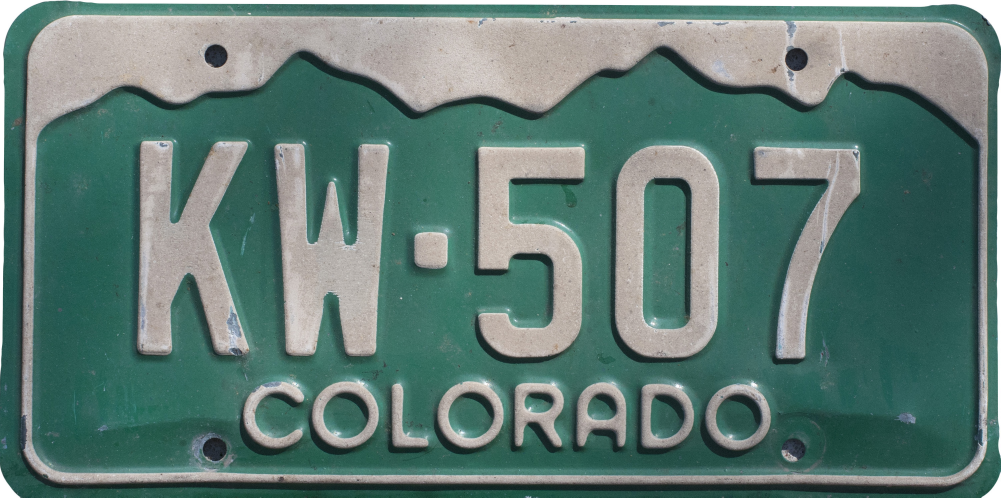
%> input picture 大作业/image/I类/KW507.jpg, 3001 x 1492 px (shown at 1/3 size)
$ octave KW507.m   (GNU Octave 9; MATLAB toolbox functions it lacks are replaced by stand-ins)
%> lines starting %> are read from the running program, lines starting %| are printed output that depends on the picture; in (x1, y1, x2, y2) boxes, pixels count from 0 and x2, y2 are one past the last pixel; in counts of white or black regions, pixels touching at a corner belong together; the program's own positions count from 1
### 大作业/removeLageArea.m
function bw2 = bwareaopen(varargin)
%BWAREAOPEN Remove small objects from binary image.
%   BW2 = BWAREAOPEN(BW,P) removes from a binary image all connected
%   components (objects) that have fewer than P pixels, producing another
%   binary image BW2.  This operation is known as an area opening.  The
%   default connectivity is 8 for two dimensions, 26 for three dimensions,
%   and CONNDEF(NDIMS(BW),'maximal') for higher dimensions.
%
%   BW2 = BWAREAOPEN(BW,P,CONN) specifies the desired connectivity.  CONN
%   may have the following scalar values:
%
%       4     two-dimensional four-connected neighborhood
%       8     two-dimensional eight-connected neighborhood
%       6     three-dimensional six-connected neighborhood
%       18    three-dimensional 18-connected neighborhood
%       26    three-dimensional 26-connected neighborhood
%
%   Connectivity may be defined in a more general way for any dimension by
%   using for CONN a 3-by-3-by- ... -by-3 matrix of 0s and 1s.  The
%   1-valued elements define neighborhood locations relative to the center
%   element of CONN.  CONN must be symmetric about its center element.
%
%   Class Support
%   -------------
%   BW can be a logical or numeric array of any dimension, and it must be
%   nonsparse.
%
%   BW2 is logical.
%
%   Example
%   -------
%   Remove all objects in the image text.png containing fewer than 50
%   pixels.
%
%       BW = imread('text.png');
%       BW2 = bwareaopen(BW,50);
%       imshow(BW);
%       figure, imshow(BW2)
%
%   See also BWCONNCOMP, CONNDEF, REGIONPROPS.

%   Copyright 1993-2011 The MathWorks, Inc.

% Input/output specs
% ------------------
% BW:    N-D real full matrix
%        any numeric class
%        sparse not allowed
%        anything that's not logical is converted first using
%          bw = BW ~= 0
%        Empty ok
%        Inf's ok, treated as 1
%        NaN's ok, treated as 1
%
% P:     double scalar
%        nonnegative integer
%
% CONN:  connectivity
%
% BW2:   logical, same size as BW
%        contains only 0s and 1s.

[bw,p,conn] = parse_inputs(varargin{:});

CC = bwconncomp(bw,conn);
area = cellfun(@numel, CC.PixelIdxList);

idxToKeep = CC.PixelIdxList(area <= p);
idxToKeep = vertcat(idxToKeep{:});

bw2 = false(size(bw));
bw2(idxToKeep) = true;


%%%
%%% parse_inputs
%%%
function [bw,p,conn] = parse_inputs(varargin)

narginchk(2,3)

bw = varargin{1};
validateattributes(bw,{'numeric' 'logical'},{'nonsparse'},mfilename,'BW',1);
if ~islogical(bw)
    bw = bw ~= 0;
end

p = varargin{2};
validateattributes(p,{'double'},{'scalar' 'integer' 'nonnegative'},...
    mfilename,'P',2);

if (nargin >= 3)
    conn = varargin{3};
else
    conn = conndef(ndims(bw),'maximal');
end
iptcheckconn(conn,mfilename,'CONN',3)

### 大作业/KW507.m
clear;
clc;

% 读取图像
f = imread('image/I类/KW507.jpg');

% 灰度图
g = rgb2gray(f);
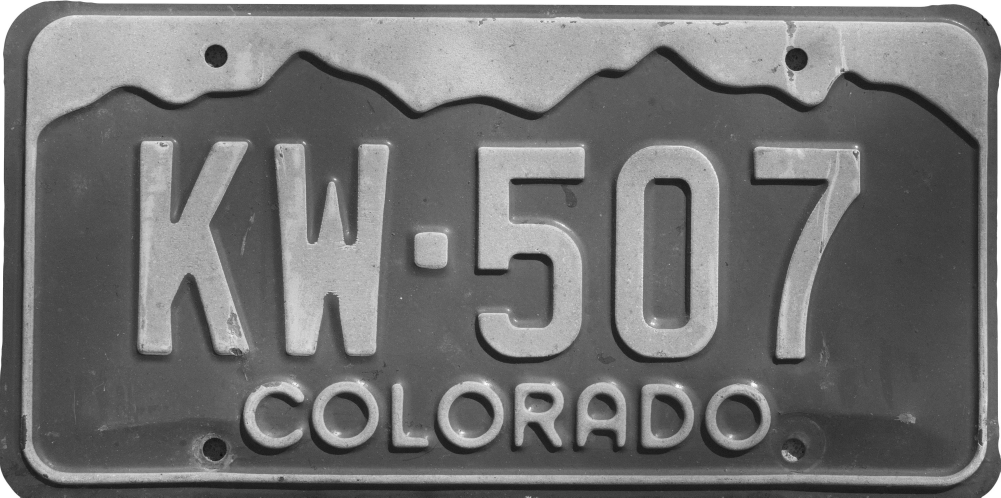
%> g: size 1492x3001 uint8 (shown at 1/3 size); min 5, max 255, mean 114.8

% 2值图像
g1 = imbinarize(g, 0.5);
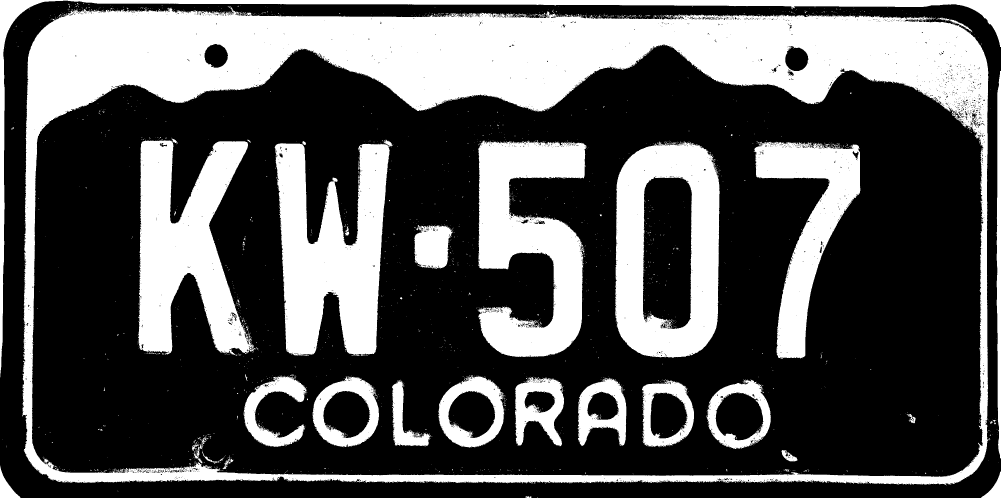
%> g1: size 1492x3001 logical (shown at 1/3 size); 34.3% white; 2574 white regions (2508 under 20 px), largest, box (x1, y1, x2, y2) and area: (67, 19, 2968, 1456) 721637, (824, 419, 1178, 1067) 139896, (413, 419, 767, 1065) 128270

% 去掉过大和过小的连通区域
g2 = imopen(g1, strel('rectangle', [6, 6]));
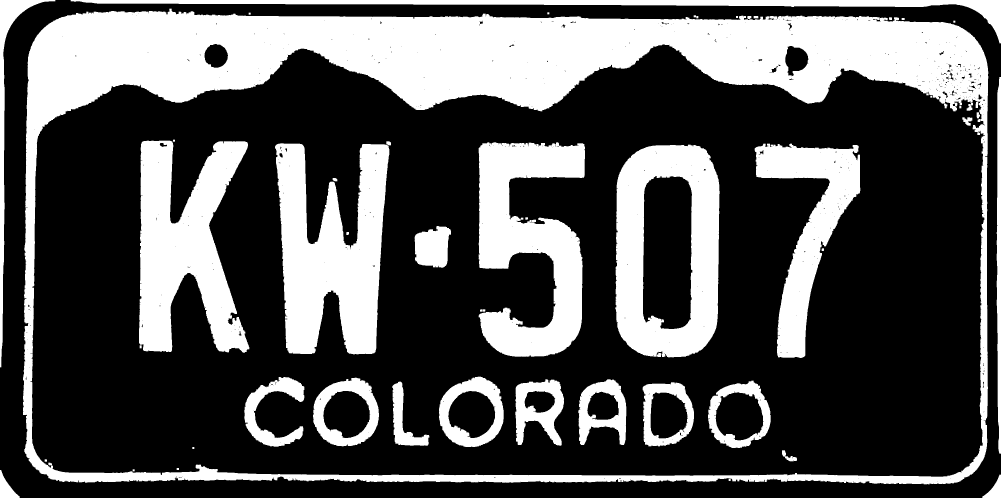
%> g2: size 1492x3001 logical (shown at 1/3 size); 33% white; 58 white regions, largest, box (x1, y1, x2, y2) and area: (69, 26, 2965, 1453) 695095, (825, 424, 1173, 1063) 138047, (417, 422, 748, 1058) 126084
g3 = removeLageArea(g2, 140000);
%> in parse_inputs, `p = varargin{2};`: p = 140000
%> in bwareaopen, `[bw,p,conn] = parse_inputs(varargin{:});`: conn = [1 1 1; 1 1 1; 1 1 1]
%> in bwareaopen, `CC = bwconncomp(bw,conn);`: CC = 58 connected components
%> in bwareaopen, `area = cellfun(@numel, CC.PixelIdxList);`: area = 58 values, max 695095 at index 3, min 36 at index 7, mean 25486.2
%> in bwareaopen, `idxToKeep = CC.PixelIdxList(area <= p);`: idxToKeep = 57 items
%> in bwareaopen, `bw2(idxToKeep) = true;`:
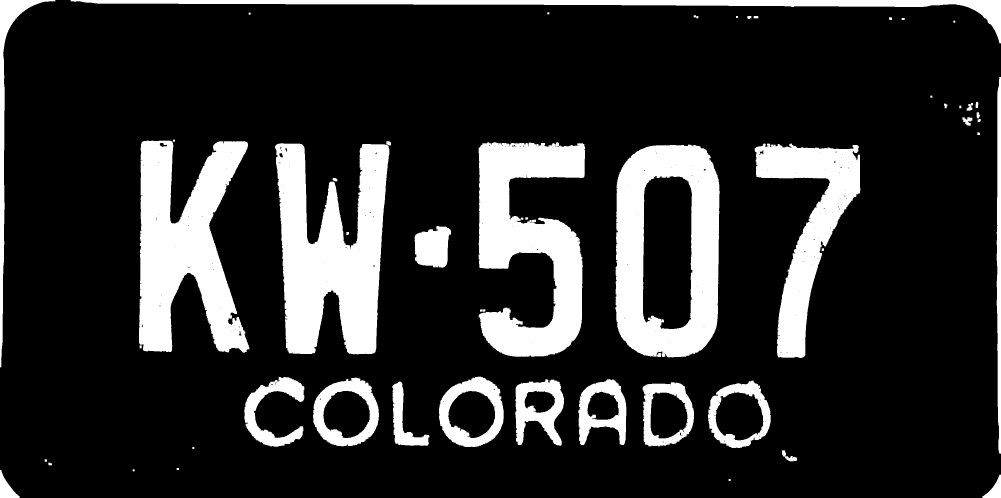
%> bw2: size 1492x3001 logical (shown at 1/3 size); 17.5% white; 57 white regions, largest, box (x1, y1, x2, y2) and area: (825, 424, 1173, 1063) 138047, (417, 422, 748, 1058) 126084, (1436, 427, 1755, 1070) 121272
g4 = bwareaopen(g3, 46000);
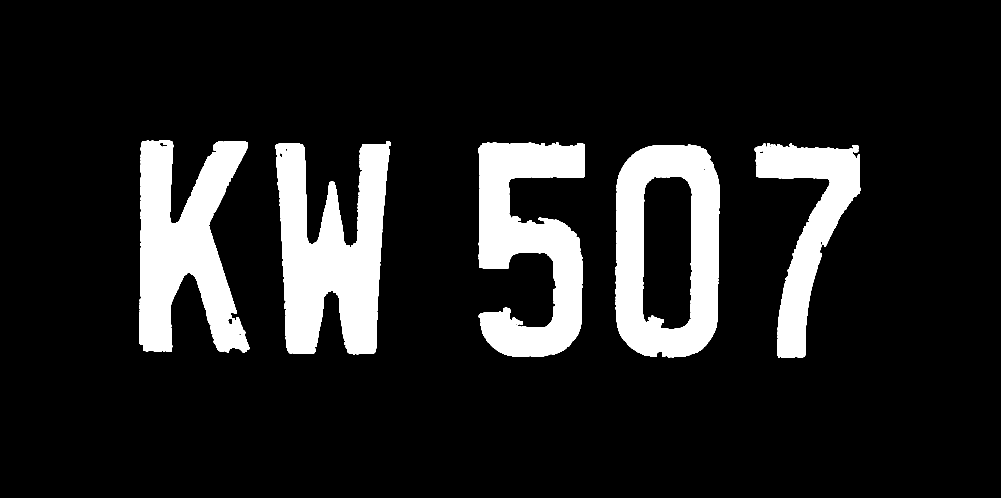
%> g4: size 1492x3001 logical (shown at 1/3 size); 13% white; 5 white regions, box (x1, y1, x2, y2) and area: (825, 424, 1173, 1063) 138047, (417, 422, 748, 1058) 126084, (1436, 427, 1755, 1070) 121272, (1846, 434, 2159, 1072) 120126, (2264, 431, 2581, 1074) 75443

% 制作切割模板，切割车牌信息部分（去掉边框）
bg1 = imclose(g4, strel('rectangle', [200, 400]));
%> bg1: size 1492x3001 logical; 29.3% white; 1 white region, box (x1, y1, x2, y2) and area: (417, 422, 2581, 1074) 1313609
bg2 = imopen(bg1, strel('rectangle', [5, 800]));
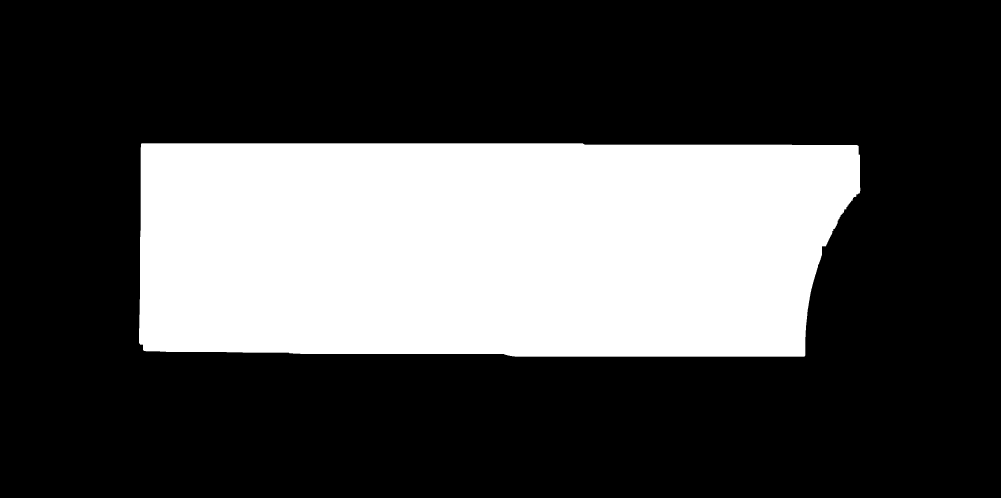
%> bg2: size 1492x3001 logical (shown at 1/3 size); 29.2% white; 1 white region, box (x1, y1, x2, y2) and area: (417, 430, 2581, 1070) 1308813

% 连通区域标记
[l, m] = bwlabel(bg2);
%> l: size 1492x3001 double; values 0 (black) and 1 (white), 29.2% white; 1 white region
%> m = 1
status = regionprops(l, 'BoundingBox');
%> status = 1 region; box (x1, y1, x2, y2): (417, 430, 2581, 1070)
centroid = regionprops(l, 'Centroid');
%> centroid = 1 region; Centroid: [1459.3 743.1]


% 根据坐标进行图像分割
X = status(1).BoundingBox(1);
%> X = 417.5
Y = status(1).BoundingBox(2);
%> Y = 430.5
width = status(1).BoundingBox(3);
%> width = 2164
height = status(1).BoundingBox(4);
%> height = 640
g5 = imcrop(g4, [X, Y, width, height]);
%> g5: size 641x2165 logical; 41.8% white; 5 white regions, box (x1, y1, x2, y2) and area: (408, 0, 756, 633) 137973, (0, 0, 331, 628) 124894, (1019, 0, 1338, 640) 121118, (1429, 4, 1742, 641) 120110, (1847, 1, 2164, 641) 75323

g6 = imclose(g5, strel('rectangle', [9, 9]));
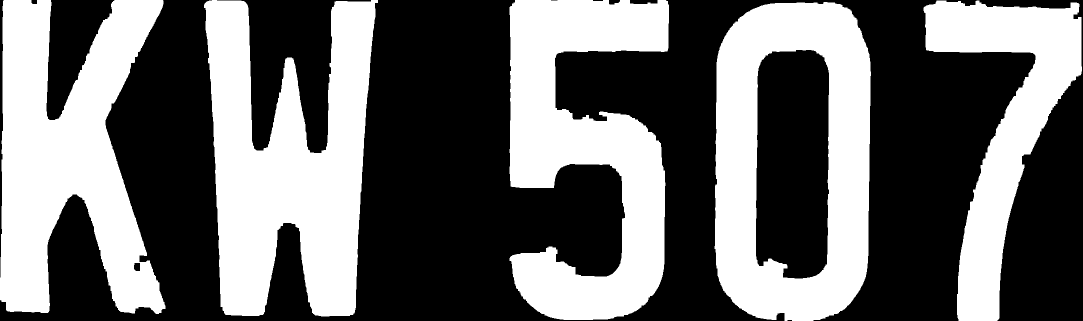
%> g6: size 641x2165 logical (shown at 1/2 size); 42% white; 5 white regions, box (x1, y1, x2, y2) and area: (408, 0, 756, 633) 138652, (0, 0, 331, 628) 125457, (1019, 0, 1338, 640) 121920, (1429, 4, 1742, 641) 120571, (1847, 1, 2164, 641) 76009

figure('NumberTitle', 'off', 'Name', 'KW507');
subplot(2, 2, 1); imshow(f); title('原始图像');
subplot(2, 2, 2); imshow(g4); title('二值化并过滤掉过大和过小区域');
subplot(2, 2, 3); imshow(bg2); title('分割模板');
subplot(2, 2, 4); imshow(g6); title('最终结果');
